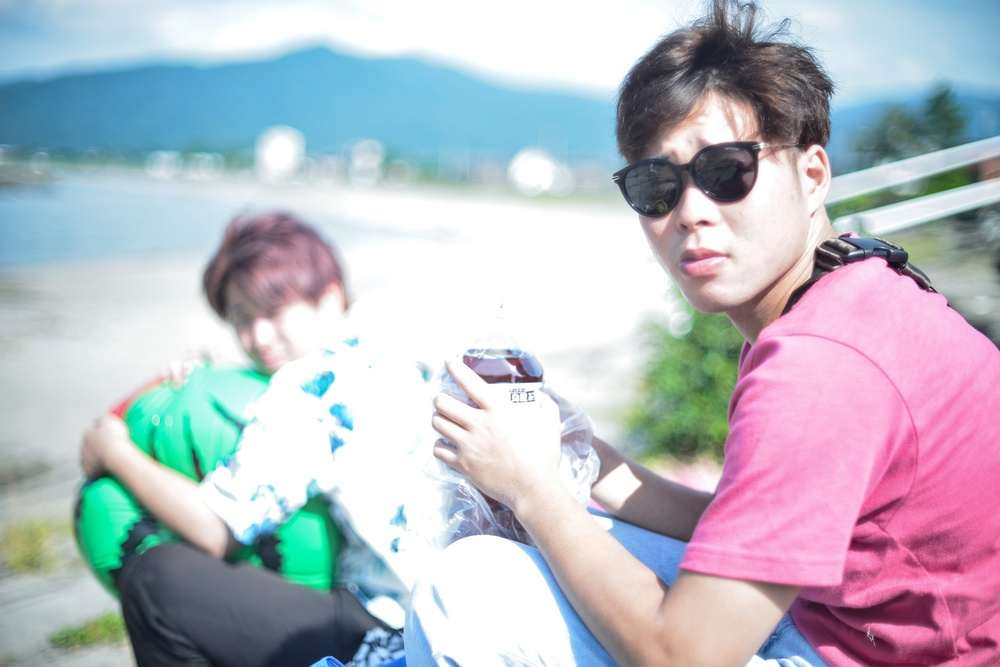
#> input picture IMG_2405.jpg, 1000 x 667 px, shrunk from 2048 x 1367 before the run
$ python gure-suke-ru.py
#> lines starting #> are read from the running program, lines starting #| are printed output that depends on the picture; after the words box and inside, x2 and y2 are one past the last pixel; in counts of white or black regions, pixels touching at a corner belong together
import cv2
import numpy as np

# 画像の読み込み
def guresukeru():
    image = cv2.imread('IMG_2405.jpg')
#> image is the input picture: shape (667, 1000, 3); mean B, G, R 196.4, 186.6, 183.5

    # グレースケール変換
    gray_image = cv2.cvtColor(image, cv2.COLOR_BGR2GRAY)
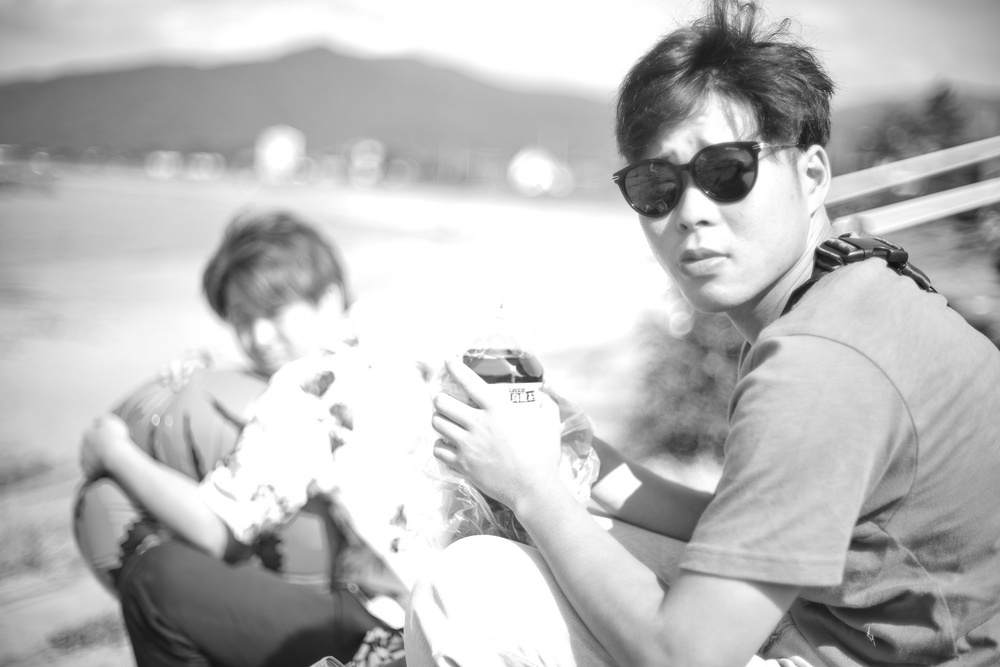
#> gray_image: shape (667, 1000); min 11, max 255, mean 186.8

    # グレースケール画像の表示
    cv2.imshow('Gray Image', gray_image)
    cv2.waitKey(0)
    cv2.destroyAllWindows()

    # 2値化
    _, binary_image = cv2.threshold(gray_image, 128, 255, cv2.THRESH_BINARY)
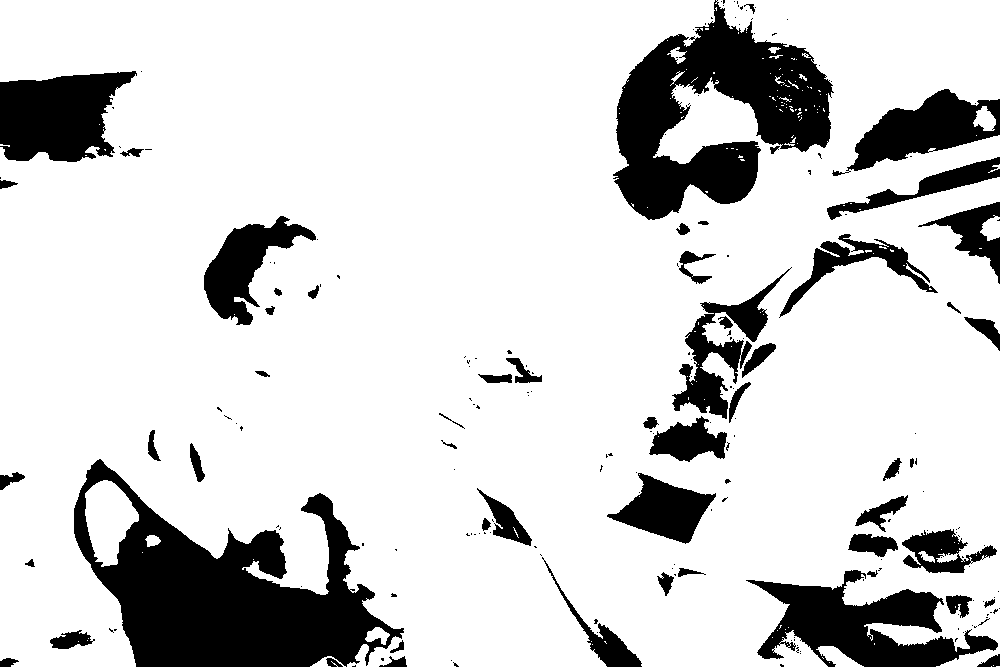
#> binary_image: shape (667, 1000); 82.4% white; 206 black regions (150 under 20 px), largest, box (x1, y1, x2, y2) and area: (74, 459, 404, 667) 31931, (613, 0, 834, 220) 23931, (746, 570, 998, 667) 10989

    # 2値化画像の表示
    cv2.imshow('Binary Image', binary_image)
    cv2.waitKey(0)
    cv2.destroyAllWindows()

if __name__ == "__main__":
    app = guresukeru()
#> (the run stopped early here; a loop or call above may not have finished)

$ run again, with 0220kenya-002.jpg copied over IMG_2405.jpg
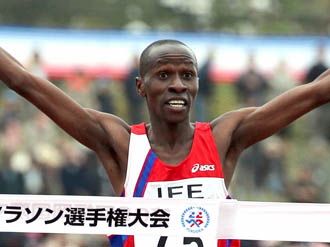
#> input picture 0220kenya-002.jpg, 330 x 247 px
#> in guresukeru, image is the input picture: shape (247, 330, 3); mean B, G, R 135.5, 140.7, 151.5
#> in guresukeru, `gray_image = cv2.cvtColor(image, cv2.COLOR_BGR2GRAY)`:
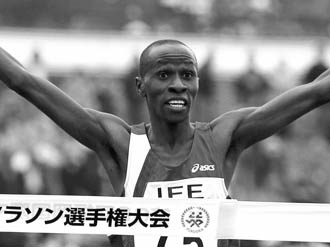
#> gray_image: shape (247, 330); min 0, max 255, mean 143.3
#> in guresukeru, `_, binary_image = cv2.threshold(gray_image, 128, 255, cv2.THRESH_BINARY)`:
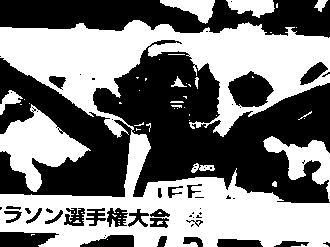
#> binary_image: shape (247, 330); 49.3% white; 55 white regions (41 under 20 px), largest, box (x1, y1, x2, y2) and area: (0, 20, 330, 247) 33045, (0, 104, 91, 192) 3513, (263, 136, 330, 202) 1599
